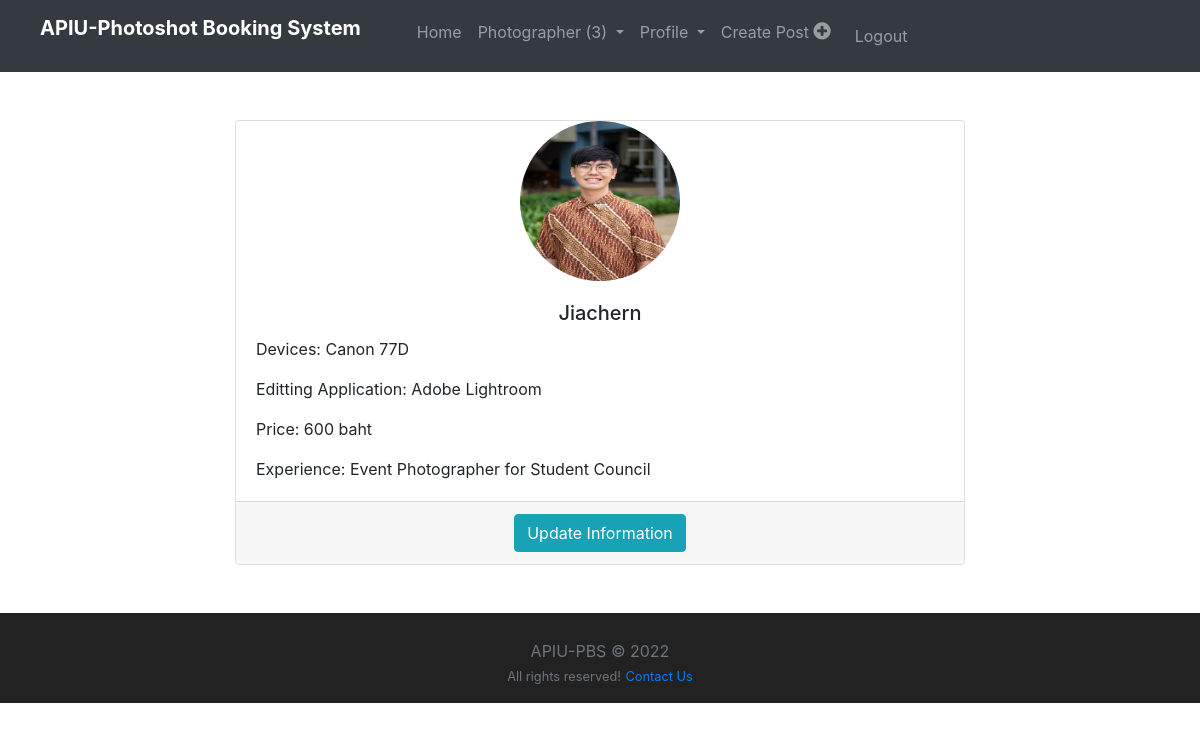
The page /photographer/profile/ (signed in) on the database its author committed.
### order/models.py (models this page shows, shortened)
class Photographer(models.Model):
	user = models.OneToOneField(User, on_delete=models.CASCADE, related_name="photographer_user")
	slug = AutoSlugField(populate_from='user')
	experience = models.CharField(max_length=255, blank=False)
	devices = models.CharField(max_length=100, blank=False)
	application = models.CharField(max_length=255, blank=True)
	price = models.CharField(max_length=20, blank=False)
	@property
	def count_order(self):
		return Order.objects.filter(Q(status='Pending') | Q(status='Accepted'), to_user1__user=self.user).count()

### users/models.py (models this page shows, shortened)
class Profile(models.Model):
	user = models.OneToOneField(User, on_delete=models.CASCADE)
	image = models.ImageField(default='default.png', upload_to='profile_pics')
	slug = AutoSlugField(populate_from='user')
	bio = models.CharField(max_length=255, blank=True)
	friends = models.ManyToManyField("Profile", blank=True)
	def get_absolute_url(self):
		return "/users/{}".format(self.slug)

### order/views.py (the view)
# urls.py: path('photographer/profile/', views.photographer_profile, name='photographer_profile'),
@login_required
def photographer_profile(request):
	photographer = Photographer.objects.get(user=request.user)
	context = {'photographer': photographer}
	return render(request, "order/photographer_profile.html", context)

### order/templates/order/photographer_profile.html (shortened to what this page needs)
{% extends "feed/layout.html" %} {% load static %} {% block cssfiles %} {% endblock cssfiles %} {% block content %}
    <div class="main-content">
        <div class="row justify-content-md-center">
          <div class="col-md-8">
            <div class="card card-signin my-5">
              <a href="{{ request.user.profile.get_absolute_url }}" style="text-align: center;">
                <img class="rounded-circle"
                width="160px"
                height="160px"
                  src="{{ request.user.profile.image.url }}" alt="" /></a>
              <div class="card-body">
            {% if photographer %}
                <h5 class="card-title text-center">{{ photographer.user }}</h5>
                <p class="card-text text-left">Devices: {{ photographer.devices }}</p>
                <p class="card-text text-left">Editting Application: {{ photographer.application }}</p>
                <p class="card-text text-left">Price: {{ photographer.price }}</p>
                <p class="card-text text-left">Experience: {{ photographer.experience }}</p>
              </div>
              <div class="card-footer text-center">
                <a class="btn btn-info" href="{% url 'edit_photographer' %}">Update Information</a>
            {% else%}
                <a class="btn btn-info" href="{% url 'create_photographer' %}">Register as a photographer</a>
            {% endif %}
              </div>
            </div>
          </div>
        </div>
      </div>
    </div>
    {% endblock content %} {% block jsfiles %}{% endblock jsfiles %}

### feed/templates/feed/layout.html (shortened to what this page needs)
{% load static %}
<!DOCTYPE html>
<html>
<head>
	<link rel="stylesheet" href="https://maxcdn.bootstrapcdn.com/bootstrap/4.0.0/css/bootstrap.min.css">
	<link rel="stylesheet" type="text/css" href="https://storage.googleapis.com/bytewalk/profilepage.css">
	<link rel="stylesheet" type="text/css" href="https://storage.googleapis.com/bytewalk/styles.css">
	<link rel="stylesheet" href="https://cdnjs.cloudflare.com/ajax/libs/font-awesome/4.7.0/css/font-awesome.min.css">
</head>
<body>
	<nav class="navbar navbar-expand-lg navbar-dark bg-dark sticky-top">
		<p class="navbar-brand ml-4 mr-4" href="#"><b>APIU-Photoshot Booking System</b></p>
		<div class="collapse navbar-collapse" id="navbarNavAltMarkup">
			<div class="navbar-nav ml-4 mr-4">
				<a class="nav-item nav-link" href="{% url 'home' %}">Home</a>
				{% if user.is_authenticated %}
				<div class="dropdown">
					{% if user.photographer_user.count_order >= 1 %}
					<a class="nav-item nav-link  dropdown-toggle" type="button" id="dropdownMenuButton"
						data-toggle="dropdown" aria-haspopup="true" aria-expanded="false" style="cursor: pointer;">
						Photographer ({{user.photographer_user.count_order}})
					</a>
					{% endif %}
				</div>
				<div class="dropdown">
					<a class=" nav-item nav-link  dropdown-toggle" type="button" id="dropdownMenuButton"
						data-toggle="dropdown" aria-haspopup="true" aria-expanded="false" style="cursor: pointer;">
						Profile
					</a>
				</div>
				{% if user.photographer_user %}
				<a class="nav-item nav-link" href="{% url 'post-create' %}">Create Post <i class="fa fa-plus-circle"
						style="font-size: 20px;"></i></a>
				{% endif %}
				<a class="nav-item nav-link float-right" href="{% url 'logout' %}" style="padding: 12px 16px">Logout</a>
				{% else %}
				<a class="nav-item nav-link" href="{% url 'login' %}">Login</a>
				<a class="nav-item nav-link" href="{% url 'register' %} ">Register</a>
				{% endif %}
			</div>
		</div>
	</nav>
	<div class="container">
		{% block content %}{% endblock content %}
	<footer class="page-footer font-small black"
		style="height: 90px; padding: 10px 10px 0px 10px; width: 100%; background: #222;">
		<div class="footer-copyright text-center py-3 text-muted">APIU-PBS © 2022
			<br><small class="text-muted">All rights reserved!</small>
			<small class="text-muted"><a href="mailto:aiupbs2022@gmail.com">Contact Us</a></small>
		</div>
	</footer>
</body>
</html>

### rows shown on the page
Photographer: user "Jiachern", devices "Canon 77D", application "Adobe Lightroom", price "600 baht", experience "Event Photographer for Student Council"

### other values the page prints
{{ user.photographer_user.count_order }} "3"
